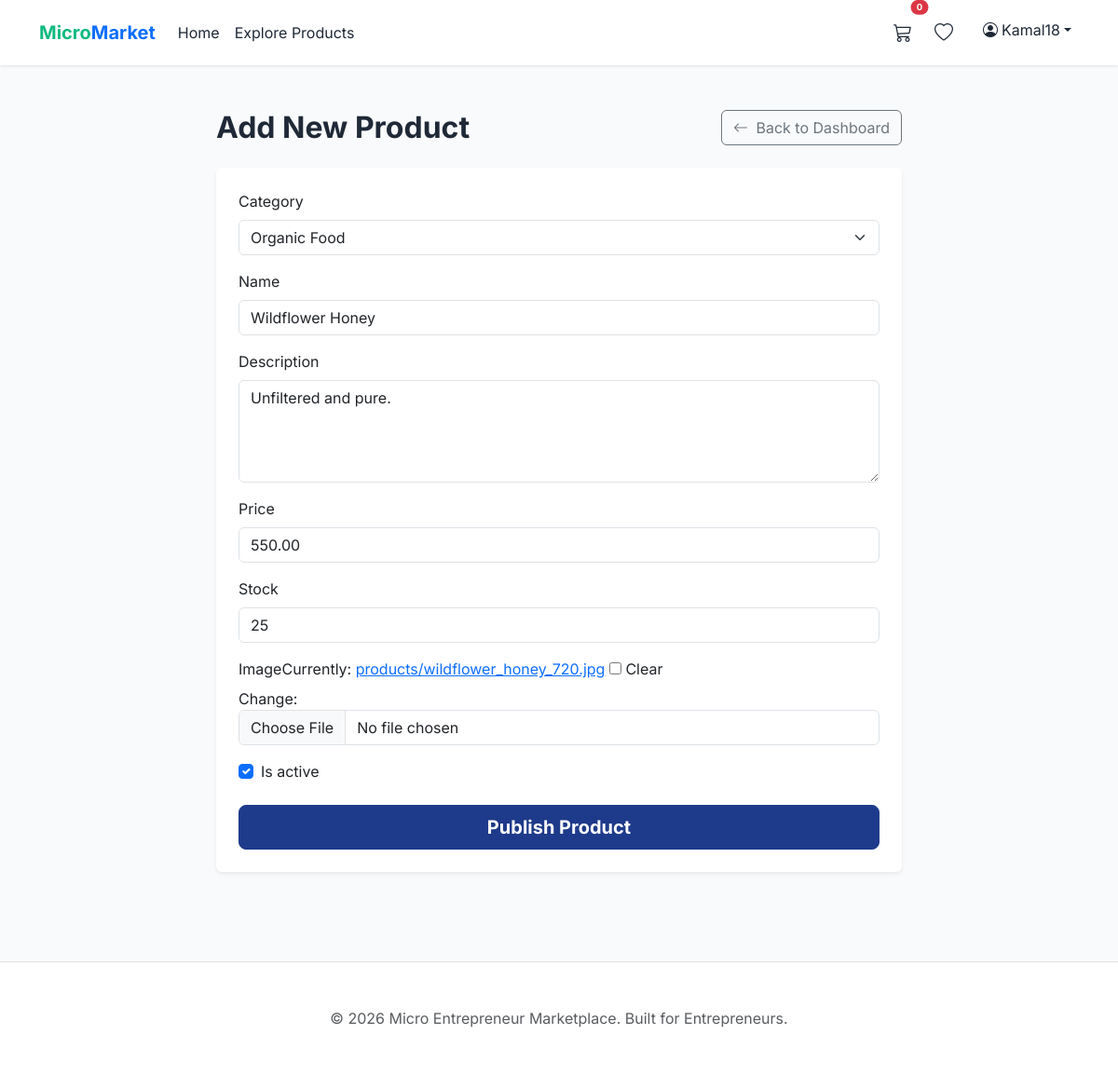
Screenshot of /dashboard/product/47/edit/ (signed in) with the database file from the repository.
### accounts/models.py (models this page shows, shortened)
class User(AbstractUser):
    ADMIN = 'ADMIN'
    SELLER = 'SELLER'
    BUYER = 'BUYER'
    ROLE_CHOICES = [
        (ADMIN, 'Admin'),
        (SELLER, 'Seller'),
        (BUYER, 'Buyer'),
    ]
    role = models.CharField(max_length=10, choices=ROLE_CHOICES, default=BUYER)
    phone = models.CharField(max_length=15, blank=True, null=True)
    profile_image = models.ImageField(upload_to='profiles/', blank=True, null=True)
    address = models.TextField(blank=True, null=True)
    city = models.CharField(max_length=100, blank=True, null=True)
    state = models.CharField(max_length=100, blank=True, null=True)
    created_at = models.DateTimeField(auto_now_add=True, db_index=True)

### marketplace/models.py (models this page shows, shortened)
class Product(models.Model):
    seller = models.ForeignKey(settings.AUTH_USER_MODEL, on_delete=models.CASCADE, related_name='products', db_index=True)
    category = models.ForeignKey(Category, on_delete=models.SET_NULL, null=True, related_name='products')
    name = models.CharField(max_length=200)
    description = models.TextField()
    price = models.DecimalField(max_digits=10, decimal_places=2)
    stock = models.PositiveIntegerField(default=0)
    image = models.ImageField(upload_to='products/', blank=True, null=True)
    is_active = models.BooleanField(default=True)
    created_at = models.DateTimeField(auto_now_add=True, db_index=True)

class Category(models.Model):
    name = models.CharField(max_length=100)
    description = models.TextField(blank=True, null=True)
    slug = models.SlugField(unique=True, db_index=True)
    def __str__(self):
        return self.name
    class Meta:
        verbose_name_plural = "Categories"

### dashboard/views.py (the view, shortened to what this page needs)
# urls.py: path('product/<int:pk>/edit/', ProductUpdateView.as_view(), name='edit_product'),
class ProductUpdateView(LoginRequiredMixin, UserPassesTestMixin, UpdateView):
    model = Product
    form_class = ProductForm
    template_name = 'dashboard/product_form.html'
    success_url = reverse_lazy('dashboard:seller_products')
    def test_func(self):
        product = self.get_object()
        return self.request.user == product.seller

### dashboard/forms.py
class ProductForm(forms.ModelForm):
    class Meta:
        model = Product
        fields = ['category', 'name', 'description', 'price', 'stock', 'image', 'is_active']
        widgets = {
            'description': forms.Textarea(attrs={'rows': 4}),
        }

### templates/dashboard/product_form.html (shortened to what this page needs)
{% extends 'base.html' %}
{% load django_bootstrap5 %}
{% block content %}
<div class="container py-5">
    <div class="row justify-content-center">
        <div class="col-md-8">
            <div class="d-flex justify-content-between align-items-center mb-4">
                <h2 class="fw-bold m-0">Add New Product</h2>
                <a href="{% url 'dashboard:seller_dashboard' %}" class="btn btn-outline-secondary">
                    <i class="bi bi-arrow-left me-1"></i> Back to Dashboard
                </a>
            </div>
            <div class="card p-4 shadow-sm border-0 dash-card">
                <form method="post" enctype="multipart/form-data">
                    {% bootstrap_form form %}
                    <div class="d-grid mt-4">
                        <button type="submit" class="btn btn-primary btn-lg fw-bold">Publish Product</button>
                    </div>
                </form>
            </div>
        </div>
    </div>
</div>
{% endblock %}

### templates/base.html (shortened to what this page needs)
{% load static %}
{% load django_bootstrap5 %}
<!DOCTYPE html>
<html lang="en">
<head>
    {% bootstrap_css %}
    <link rel="stylesheet" href="https://cdn.jsdelivr.net/npm/bootstrap-icons@1.11.3/font/bootstrap-icons.min.css">
    <link rel="stylesheet" href="{% static 'css/style.css' %}">
</head>
<body>
    <nav class="navbar navbar-expand-lg navbar-light sticky-top">
        <div class="container">
            <a class="navbar-brand fw-bold text-primary" href="{% url 'core:home' %}">
                <span style="color: var(--secondary-green);">Micro</span>Market
            </a>
            <div class="collapse navbar-collapse" id="navbarNav">
                <ul class="navbar-nav me-auto">
                    <li class="nav-item">
                        <a class="nav-link" href="{% url 'core:home' %}">Home</a>
                    </li>
                    <li class="nav-item">
                        <a class="nav-link" href="{% url 'marketplace:product_list' %}">Explore Products</a>
                    </li>
                </ul>
                <ul class="navbar-nav">
                    {% if user.is_authenticated %}
                    <li class="nav-item me-2">
                        <a class="nav-link position-relative" href="{% url 'marketplace:cart_detail' %}">
                            <i class="bi bi-cart3 fs-5"></i>
                            <span
                                class="position-absolute top-0 start-100 translate-middle badge rounded-pill bg-danger"
                                style="font-size: 0.6rem;">
                                {{ user.cart_items.count }}
                            </span>
                        </a>
                    </li>
                    <li class="nav-item me-3">
                        <a class="nav-link" href="{% url 'marketplace:wishlist_detail' %}">
                            <i class="bi bi-heart fs-5"></i>
                        </a>
                    </li>
                    <li class="nav-item dropdown">
                        <a class="nav-link dropdown-toggle" href="#" id="navbarDropdown" role="button"
                            data-bs-toggle="dropdown">
                            <i class="bi bi-person-circle me-1"></i> {{ user.username }}
                        </a>
                    </li>
                    {% endif %}
                </ul>
            </div>
        </div>
    </nav>
    <main>
        {% block content %}
        {% endblock %}
    </main>
    <footer class="bg-white py-5 mt-5 border-top">
        <div class="container text-center text-muted">
            <p>&copy; 2026 Micro Entrepreneur Marketplace. Built for Entrepreneurs.</p>
        </div>
    </footer>
</body>
</html>

### static/css/style.css (style rules this page uses)
:root { --primary-blue: #1e3a8a; --secondary-green: #10b981; --accent-orange: #f59e0b; --neutral-gray: #f3f4f6; --text-dark: #1f2937; }
body { font-family: 'Inter', sans-serif; background-color: #f9fafb; color: var(--text-dark); }
.navbar { background-color: white; box-shadow: 0 1px 3px rgba(0,0,0,0.1); }
.btn-primary { background-color: var(--primary-blue); border-color: var(--primary-blue); }
.card { border: none; box-shadow: 0 4px 6px -1px rgba(0, 0, 0, 0.1); transition: transform 0.2s; }
.nav-link { color: var(--text-dark); padding: 0.75rem 1.5rem; display: flex; align-items: center; }

### rows the page displays
User: cart_items.count "0", username "Kamal18"
Product: category "Organic Food", description "Unfiltered and pure.", price "550.00", stock "25", is_active "☑"
Category: name "Wildflower Honey"
